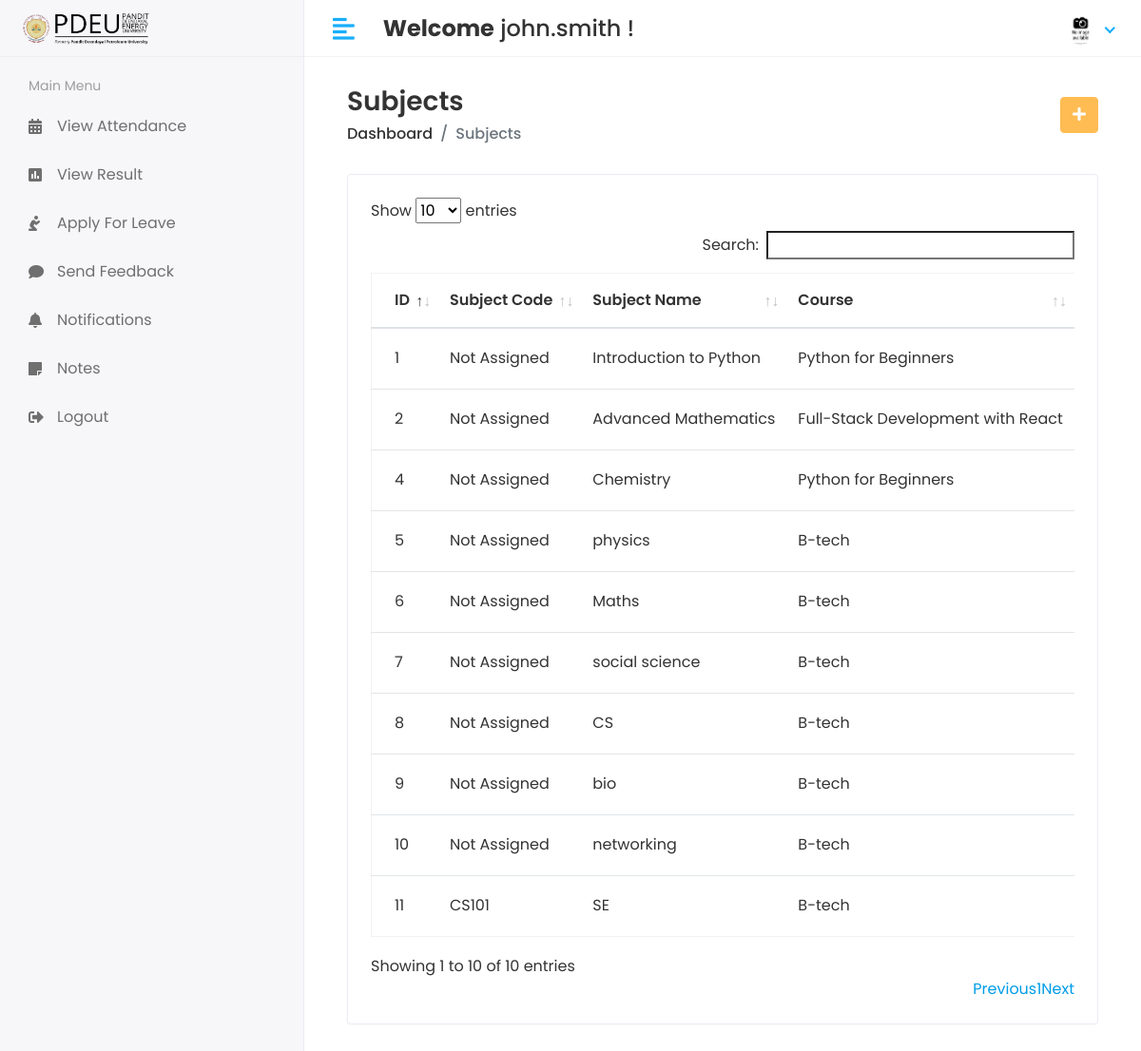
/Hod/Subject/View (signed in), run on the app's committed database.
### app/models.py (models this page shows, shortened)
class CustomUser(AbstractUser):
    USER = (
        (1, 'HOD'),
        (2, 'STAFF'),
        (3, 'STUDENT'),
        (4, 'PARENT'),  # Added Parent user type
    )
    user_type = models.CharField(choices=USER, max_length=50, default=1)
    profile_pic = models.ImageField(upload_to='media/profile_pic')

class Subject(models.Model):
    CREDIT_CHOICES = (
        (1, '1 Credit'),
        (2, '2 Credits'),
        (3, '3 Credits'),
        (4, '4 Credits'),
    )
    name = models.CharField(max_length=100)
    subject_code = models.CharField(max_length=10, unique=True, null=True, blank=True)
    course = models.ForeignKey(Course, on_delete=models.CASCADE)
    credit = models.IntegerField(choices=CREDIT_CHOICES, null=True, blank=True)
    created_at = models.DateTimeField(auto_now_add=True, null=True)
    updated_at = models.DateTimeField(auto_now=True)

class Course(models.Model):
    name = models.CharField(max_length=100)
    created_at = models.DateTimeField(auto_now_add=True)
    updated_at = models.DateTimeField(auto_now=True)

### student_management_system/Hod_Views.py (the view)
# urls.py: path('Hod/Subject/View', Hod_Views.VIEW_SUBJECT, name='view_subject'),
@login_required(login_url='/')
def VIEW_SUBJECT(request):
    subject = Subject.objects.all()
    context = {
        'subject': subject,
    }
    return render(request, 'Hod/view_subject.html', context)

### templates/Hod/view_subject.html (shortened to what this page needs)
{% extends 'base.html' %}
{% block content %}
{% load static %}
<div class="content container-fluid">
    <div class="page-header">
        <div class="row align-items-center">
            <div class="col">
                <h3 class="page-title">Subjects</h3>
                <ul class="breadcrumb">
                    <li class="breadcrumb-item"><a href="{% url 'hod_home' %}">Dashboard</a></li>
                    <li class="breadcrumb-item active">Subjects</li>
                </ul>
            </div>
            <div class="col-auto text-right float-right ml-auto">
                <a href="{% url 'add_subject' %}" class="btn btn-primary"><i class="fas fa-plus"></i></a>
            </div>
        </div>
    </div>
    <div class="row">
        <div class="col-sm-12">
            <div class="card card-table">
                <div class="card-body">
                    <div class="table-responsive">
                        <table id="table_id" class="table table-hover table-center mb-0">
                            <thead>
                                <tr>
                                    <th>ID</th>
                                    <th>Subject Code</th>
                                    <th>Subject Name</th>
                                    <th>Course</th>
                                </tr>
                            </thead>
                            <tbody>
                            {% for s in subject %}
                                <tr>
                                    <td>{{ s.id }}</td>
                                    <td>{{ s.subject_code|default:'Not Assigned' }}</td>
                                    <td>{{ s.name }}</td>
                                    <td>{{ s.course.name }}</td>
                                </tr>
                            {% empty %}
                                <tr>
                                    <td colspan="8">No subjects found.</td>
                                </tr>
                            {% endfor %}
                            </tbody>
                        </table>
                    </div>
                </div>
            </div>
        </div>
    </div>
</div>
{% endblock %}

### templates/includes/header.html (shortened to what this page needs)
{% load static %}
<div class="header">
    <div class="header-left">
        <a href="index.html" class="logo">
            <img src="{% static 'assets/img/pdpu image-Photoroom.png' %}" alt="PDEU Logo">
        </a>
    </div>
    <a href="javascript:void(0);" id="toggle_btn">
        <i class="fas fa-align-left"></i>
    </a>
    <div class="top-nav-search mt-3">
        <h4><strong>Welcome</strong>
            <span>
                {% if user.first_name and user.last_name %}
                    {{ user.first_name }} {{ user.last_name }}
                {% else %}
                    {{ user.username }}
                {% endif %}
            </span> !
        </h4>
    </div>
    <ul class="nav user-menu">
        <li class="nav-item dropdown has-arrow">
            <a href="#" class="dropdown-toggle nav-link" data-toggle="dropdown">
                {% if user.profile_pic == "" %}
                    <span class="user-img"><img class="rounded-circle" src="{% static 'assets/img/noimg.jpg' %}" width="31" alt="Ryan Taylor"></span>
                {% else %}
                    <span class="user-img"><img class="rounded-circle" src="/{{user.profile_pic}}" width="31" alt="Ryan Taylor"></span>
                {% endif %}
            </a>
        </li>
    </ul>
</div>

### static/assets/css/style.css (style rules this page uses)
html { height: 100%; }
body { background-color: #fff; color: #333; font-family: 'Poppins', sans-serif; font-size: 1rem; height: 100%; line-height: 1.5; overflow-x: hidden; }
h1, h2, h3, h4, h5, h6 { font-family: 'Poppins', sans-serif; margin-top: 0; }
a { color: #009ce7; }
input, button, a { transition: all 0.4s ease; -moz-transition: all 0.4s ease; -o-transition: all 0.4s ease; -ms-transition: all 0.4s ease; -webkit-transition: all 0.4s ease; }
ul, ol { padding: 0px; list-style: none; }
.table { color: #333; max-width: 100%; margin-bottom: 0; width: 100%; }
.table.dataTable { border-collapse: collapse !important; border: 1px solid rgba(0, 0, 0, 0.05); }
.table thead tr th { font-weight: 600; }
.table tbody tr { border-bottom: 1px solid rgba(0, 0, 0, 0.05); }
.table.table-center td, .table.table-center th { vertical-align: middle; }
.card-table .card-body .table > thead > tr > th { border-top: 0; }
.card-table .card-body .table tr td:first-child, .card-table .card-body .table tr th:first-child { padding-left: 1.5rem; }
.card-table .table td, .card-table .table th { border-top: 1px solid #e2e5e8; padding: 1rem 0.75rem; white-space: nowrap; }
.btn-primary { background-color: #FFBC53; border: 1px solid #FFBC53; }
.card { border: 1px solid #ececf5; box-shadow: 0 1px 3px 0 rgba(0, 0, 0, 0.03); margin-bottom: 1.875rem; }
.card-body { padding: 1.5rem; }
.header { background-color: #fff; border-bottom: 1px solid #f3f3f4; left: 0; position: fixed; right: 0; top: 0; z-index: 1001; height: 60px; }
.header .header-left { float: left; height: 60px; padding: 0 20px; position: relative; width: 320px; z-index: 1; transition: all 0.2s ease-in-out; background-color: #f7f7fa; border-bottom: 1px solid #efefef; border-right: 1px solid #ececf5; display: flex; align-items: center; }
.header .header-left .logo { display: inline-block; line-height: 60px; }
.header .header-left .logo img { max-height: 40px; width: auto; }
.header .dropdown-toggle:after { display: none; }
.header .has-arrow .dropdown-toggle:after { border-top: 0; border-left: 0; border-bottom: 2px solid #18aefa; border-right: 2px solid #18aefa; content: ''; height: 8px; display: inline-block; pointer-events: none; -webkit-transform-origin: 66% 66%; -ms-transform-origin: 66% 66%; transform-origin: 66% 66%; -webkit-transform: rotate(45deg); -ms-transform: rotate(45deg); transform: rotate(45deg); -webkit-transition: all 0.15s ease-in-out; transition: all 0.15s ease-in-out; width: 8px; vertical-align: 0px; }
.user-menu { float: right; margin: 0; position: relative; z-index: 99; padding-right: 15px; }
.user-menu.nav > li > a { color: #a0a0a0; font-size: 14px; line-height: 58px; padding: 0 15px; height: 60px; }
.user-img { margin-right: 3px; position: relative; }
.top-nav-search { float: left; margin-left: 15px; }
.page-header { margin-bottom: 1.875rem; }
.page-header .breadcrumb { background-color: transparent; color: #6c757d; font-size: 1rem; font-weight: 500; margin-bottom: 0; padding: 0; }
.page-header .breadcrumb a { color: #333; }
.page-title { font-size: 28px; font-weight: 600; color: #333; margin-bottom: 5px; }
@media (min-width: 992px) { #toggle_btn { align-items: center; color: #18aefa; display: inline-flex; float: left; font-size: 26px; height: 60px; justify-content: center; margin-left: 15px; padding: 0 15px; } }

### data on the page
CustomUser: username "john.smith"
Subject: id "1", subject_code "Not Assigned", name "Introduction to Python", course.name "Python for Beginners"
Subject: id "2", subject_code "Not Assigned", name "Advanced Mathematics", course.name "Full-Stack Development with React"
Subject: id "4", subject_code "Not Assigned", name "Chemistry", course.name "Python for Beginners"
Subject: id "5", subject_code "Not Assigned", name "physics", course.name "B-tech"
Subject: id "6", subject_code "Not Assigned", name "Maths", course.name "B-tech"
Subject: id "7", subject_code "Not Assigned", name "social science", course.name "B-tech"
Subject: id "8", subject_code "Not Assigned", name "CS", course.name "B-tech"
Subject: id "9", subject_code "Not Assigned", name "bio", course.name "B-tech"
Subject: id "10", subject_code "Not Assigned", name "networking", course.name "B-tech"
Subject: id "11", subject_code "CS101", name "SE", course.name "B-tech"
